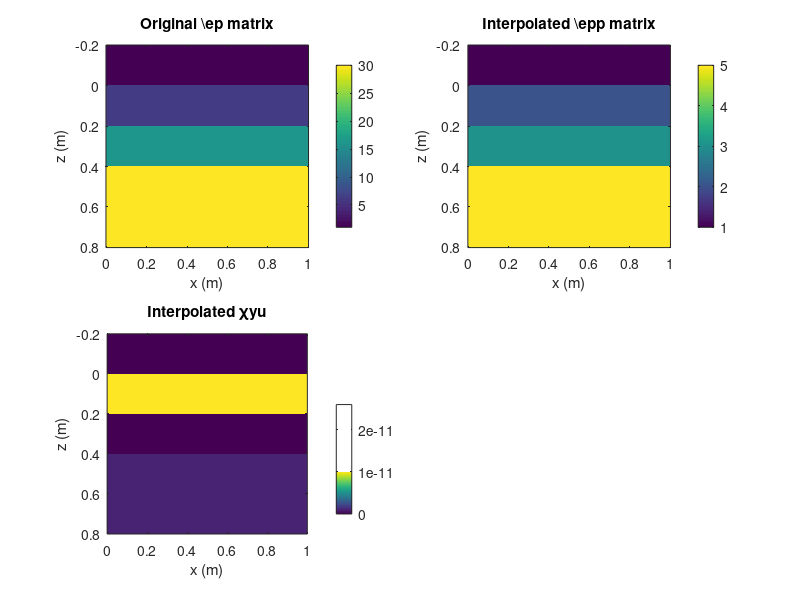

Source code (MATLAB): (Note: this script raises an error after producing the figure.)
clc;
clear all;
close all;
dx=0.0025;
dz=0.0025;
x=0:dx:1;
z=-0.2:dx:0.8;
z1=-0.2:dz:0;
z2=-0.2:dz:0.2;
z3=-0.2:dz:0.4;
nx=length(x);
nz=length(z);
z1nz=length(z1);
z2nz=length(z2);
z3nz=length(z3);

epp(1:nx,1:nz)=1;
ep(1:nx,1:nz)=1;
mu(1:nx,1:nz)=1;
chiyu(1:nx,1:nz)=0;
sig(1:nx,1:nz)=0;

epp(1:nx,z1nz:nz)=2;
ep(1:nx,z1nz:nz)=6;
mu(1:nx,z1nz:nz)=1;
chiyu(1:nx,z1nz:nz)=1e-11;
sig(1:nx,z1nz:nz)=0.02;

epp(1:nx,z2nz:nz)=3;
ep(1:nx,z2nz:nz)=16;
mu(1:nx,z2nz:nz)=1;
chiyu(1:nx,z2nz:nz)=1e-13;
sig(1:nx,z2nz:nz)=0.002;


epp(1:nx,z3nz:nz)=5;
ep(1:nx,z3nz:nz)=30;
mu(1:nx,z3nz:nz)=1;
chiyu(1:nx,z3nz:nz)=1e-12;
sig(1:nx,z3nz:nz)=0.003;

figure; 
subplot(2,2,1);
imagesc(x,z,ep'); axis image; colorbar
xlabel('x (m)'); ylabel('z (m)');
title('Original \ep matrix');
subplot(2,2,2)
imagesc(x,z,epp'); axis image; colorbar
xlabel('x (m)'); ylabel('z (m)');
title('Interpolated \epp matrix');
subplot(2,2,3)
imagesc(x,z,chiyu'); axis image; colorbar
xlabel('x (m)'); ylabel('z (m)');
title('Interpolated \chiyu');
% load zuizhonglunwen;
% set dx and dz here (m) using the above results as a guide


disp(['Using dx = ',num2str(dx),' m, dz = ',num2str(dz),' m']);
dt =5e-12;
disp(['Using dt = ',num2str(dt/1e-9),' ns']);
disp(' ');

% create time vector (s) and corresponding source pulse
% (using the proper values of dt and tmax this time)
t=0:dt:12e-9;                                   
srcpulse = ricker(dt,1000e6,12e-9);
 srcx=0.5; 
 srcz=0*ones(size(srcx));
recx =srcx+0.02;
recz =srcz;
srcloc = [srcx srcz];
recloc = [recx recz];

% set some output and plotting parameters
outstep = 1;
 plotopt = [1 250 0.002];

% pause
disp('Press any key to begin simulation...');
disp(' ');
pause;
close all

% run the simulation
tic;
xprop=x;
zprop=z;

% determine true permittivity and permeability matrices from supplied relative ones
ep0 = 8.8541878176e-12;% dielectric permittivity of free space
mu0 = 1.2566370614e-6;% magnetic permeability of free space
ep=ep*ep0;
epp=epp*ep0;
mu = mu*mu0;% true permeability matrix
% determine number of field nodes and discretization interval
          % maximum number of field nodes in the x-direction
%  % maximum number of field nodes in the x-direction
nx = length(xprop);
nz = length(zprop) ;         % maximum number of field nodes in the z-direction

dx = (xprop(2)-xprop(1));        % electric and magnetic field spatial discretization in x (m)
dz = (zprop(2)-zprop(1));         % electric and magnetic field spatial discretization in z (m)

% x and z position vectors corresponding to Hx, Hz, and Ey field matrices
% (these field matrices are staggered in both space and time, and thus have different coordinates)
xHx = xprop(1):dx:xprop(end);
zHx = zprop(1):dz:zprop(end);
xHz = xprop(1):dx:xprop(end);
zHz = zprop(1):dz:zprop(end);
xEy = xHx;
zEy = zHz;

% determine source and receiver (i,j) indices in Ey field matrix,
% and true coordinates of sources and receivers in numerical model (after discretization)
nsrc = size(srcloc,1);                        % number of sources
nrec = size(recloc,1);                          % number of receivers
for s=1:nsrc                                  
    [temp,srci(s)] = min(abs(xEy-srcloc(s,1))); % source x index in Ey field matrix
    [temp,srcj(s)] = min(abs(zEy-srcloc(s,2))); % source z index in Ey field matrix
    srcx(s) = xEy(srci(s));                     % true source x location
    srcz(s) = zEy(srcj(s));                     % true source z location
end
for r=1:nrec;                                   
    [temp,reci(r)] = min(abs(xEy-recloc(r,1))); % receiver x index in Ey field matrix
    [temp,recj(r)] = min(abs(zEy-recloc(r,2))); % receiver z index in Ey field matrix
    recx(r) = xEy(reci(r));                    % true receiver x location
    recz(r) = zEy(recj(r));                  % true receiver z location
end

% determine time stepping parameters from supplied time vector
dt = t(2)-t(1) ;                                % temporal discretization
numit = length(t);                              % number of iterations

c = 2.996e8;
m = 1:nx;
n = 1:nz;

	 vp=zeros(nx,nz);
     s=zeros(nx,nz);
     t1=zeros(nx,nz);
     t2=zeros(nx,nz);
     t3=zeros(nx,nz);
     t21=zeros(nx,nz);
     t22=zeros(nx,nz);
     t23=zeros(nx,nz);
     t24=zeros(nx,nz);
     t25=zeros(nx,nz);
  
vp(m,n) = c ./ (sqrt(ep(m,n)./ep0)); 

	  s(m,n)=vp(m,n).*dt/dx;  
      t1(m,n)=(s(m,n)-1).*(s(m,n)-2)./2;
      t2(m,n)=(-s(m,n)).*(s(m,n)-2);
      t3(m,n)=(s(m,n)-1).*s(m,n)./2 ;
      t21(m,n)=t1(m,n).*t1(m,n);
      t22(m,n)=2.*t1(m,n).*t2(m,n);
      t23(m,n)=2.*t1(m,n).*t3(m,n)+t2(m,n).*t2(m,n);
      t24(m,n)=2.*t2(m,n).*t3(m,n);
      t25(m,n)=t3(m,n).*t3(m,n) ;

% determine FDTD update coefficients
	 
     
     cp=zeros(nx,nz);%CP(m)
     cq=zeros(nx,nz);%CQ(m)
     cp(m,n)=1;
     cq(m,n)= dt./ (mu(m,n).*dx) ;

  c1=zeros(nx,nz);
  c2=zeros(nx,nz);
  c3=zeros(nx,nz);
  c4=zeros(nx,nz);
  c5=zeros(nx,nz);
  c6=zeros(nx,nz);
  c1(m,n)=sig(m,n)*0.5+(sig(m,n).*chiyu(m,n)+ep(m,n))./dt+epp(m,n).*chiyu(m,n)./(dt*dt);
  c2(m,n)=sig(m,n)*0.5-(sig(m,n).*chiyu(m,n)+ep(m,n))./dt-2*epp(m,n).*chiyu(m,n)./(dt*dt);
 
% c1(m,n)=(ep0.*ep(m,n))./dt+ep0.*epp(m,n).*chiyu(m,n)./(dt*dt);
% c2(m,n)=-(ep0.*ep(m,n))./dt-2*ep0.*epp(m,n).*chiyu(m,n)./(dt*dt);
  c3(m,n)=epp(m,n).*chiyu(m,n)./(dt*dt);
  c4(m,n)=chiyu(m,n)/(dt*dt)+(1/dt);
  c5(m,n)=-2*chiyu(m,n)/(dt*dt)-(1/dt);
  c6(m,n)=chiyu(m,n)/(dt*dt);

disp('Beginning FDTD simulation...')


% initialize gather matrix where data will be stored
gather = zeros(fix((numit-1)/outstep)+1,nrec,nsrc);

% loop over number of sources
for s=1:nsrc;

    % zero all field matrices
      Ey = zeros(nx,nz);          % Ey component of electric field
      Ey1 = zeros(nx,nz);          % Ey component of electric field
      Ey2 = zeros(nx,nz);          % Ey component of electric field
      Dy = zeros(nx,nz); 
     
      Dy_old=zeros(nx,nz);
      Dy_old_old=zeros(nx,nz);
      Hx = zeros(nx,nz);            % Hx component of magnetic field
      Hy = zeros(nx,nz); 
    % Hz component of magnetic field
 
    % time stepping loop
    for it=1:numit; 
     i = 1:nx-1;  j = 1:nz-1;                % indices for all components in Hx matrix to update
                   
        Hy(i,j) = Hy(i,j)+(dt./mu(i,j)).*Ey(i,j);  
%      Hx(i,j) =cp(i,j).*Hx(i,j) - cq(i,j).*(Ey(i,j+1)-Ey(i,j));       
%        Hy(i,j) = cp(i,j).*Hy(i,j) + cq(i,j).*(Ey(i+1,j)-Ey(i,j));
%            
        
        i = 2:nx-1;  j = 2:nz-1; % indices for all components in Ey matrix to update update to be applied to the whole Ey grid
         Dy_old_old(1:end,1:end)=Dy_old(1:end,1:end); 
         Dy_old(1:end,1:end)=Dy(1:end,1:end); 
     
%          Dy(i,j) = Dy_old(i,j)+(dt/dx)*((Hy(i,j)-Hy(i-1,j))-(Hx(i,j)-Hx(i,j-1)));
           Dy(i,j) = Dy_old(i,j)-(dt./(dx*dx)).*(Hy(i+1,j)+Hy(i-1,j)-4*Hy(i,j)+Hy(i,j-1)+Hy(i,j+1)); 
            
         
% Ey(i,j)=CU(i,j)*Ey(i,j)+CV(i,j)*Dy(i,j)-CW(i,j)*Dy_old(i,j)
% Ey(i,j)=(1./c1(i,j)).*(-c2(i,j).*Ey1(i,j)-c3(i,j).*Ey2(i,j)+c4(i,j).*Dy(i,j)+c5(i,j).*Dy_old(i,j)+c6(i,j).*Dy_old_old(i,j));
  Ey(i,j)=(1./c1(i,j)).*(-c2(i,j).*Ey1(i,j)-c3(i,j).*Ey2(i,j)-(c4(i,j).*Dy(i,j)+c5(i,j).*Dy_old(i,j)+c6(i,j).*Dy_old_old(i,j)));    
   
        x = srci(s);
        y = srcj(s);
        Ey(x,y) = Ey(x,y) + srcpulse(it); 

   % update to be applied only to the MUr region
        
    
     Ey(1,j)=2*(t1(1,j).*Ey1(1,j) + t2(1,j).*Ey1(2,j) + t3(1,j).*Ey1(3,j))- ...
     (t21(1,j).*Ey2(1,j) + t22(1,j).*Ey2(2,j) + t23(1,j).*Ey2(3,j) + t24(1,j).* ...
     Ey2(4,j) + t25(1,j).*Ey2(5,j));
       
%right
     
        Ey(nx,j)=2.*(t1(nx,j).*Ey1(nx,j) + t2(nx,j).*Ey1(nx-1,j) + t3(nx,j).* ...
     Ey1(nx-2,j)) - (t21(nx,j).*Ey2(nx,j) + t22(nx,j).*Ey2(nx-1,j) + t23(nx,j).* ...
     Ey2(nx-2,j) + t24(nx,j).*Ey2(nx-3,j) + t25(nx,j).*Ey2(nx-4,j));

 
    
%!bottom
        
        Ey(i,1)=2.*(t1(i,1).*Ey1(i,1) + t2(i,1).*Ey1(i,2) + t3(i,1).*Ey1(i,3))- ...
     (t21(i,1).*Ey2(i,1) + t22(i,1).*Ey2(i,2) + t23(i,1).*Ey2(i,3) + t24(i,1).* ...
     Ey2(i,4) + t25(i,1).*Ey2(i,5));
   
%!top
    
       Ey(i,nz)=2.*(t1(i,nz).*Ey1(i,nz) + t2(i,nz).*Ey1(i,nz-1) + t3(i,nz).* ...
     Ey1(i,nz-2))-(t21(i,nz).*Ey2(i,nz) + t22(i,nz).*Ey2(i,nz-1) + t23(i,nz).* ...
     Ey2(i,nz-2) + t24(i,nz).*Ey2(i,nz-3) + t25(i,nz).*Ey2(i,nz-4));
  
%!corner

       Ey(1,1)=2*(t1(1,1)*Ey1(1,1)+t2(1,1)*Ey1(2,2)+t3(1,1)*Ey1(3,3))- ...
     (t21(1,1)*Ey2(1,1)+t22(1,1)*Ey2(2,2)+t23(1,1)*Ey2(3,3)+t24(1,1) ...
     *Ey2(4,4)+t25(1,1)*Ey2(5,5));


       Ey(1,nz)=2*(t1(1,nz)*Ey1(1,nz)+t2(1,nz)*Ey1(2,nz-1)+t3(1,nz)* ...
     Ey1(3,nz-2))-(t21(1,nz)*Ey2(1,nz)+t22(1,nz)*Ey2(2,nz-1)+t23(1,nz) ...
     *Ey2(3,nz-2)+t24(1,nz)*Ey2(4,nz-3)+t25(1,nz)*Ey2(5,nz-4));

       Ey(nx,1)=2*(t1(nx,1)*Ey1(nx,1)+t2(nx,1)*Ey1(nx-1,2)+t3(nx,1)* ...
     Ey1(nx-2,3))-(t21(nx,1)*Ey2(nx,1)+t22(nx,1)*Ey2(nx-1,2)+t23(nx,1) ...
     *Ey2(nx-2,3)+t24(nx,1)*Ey2(nx-3,4)+t25(nx,1)*Ey2(nx-4,5));



     Ey(nx,nz)=2*(t1(nx,nz)*Ey1(nx,nz)+t2(nx,nz)*Ey1(nx-1,nz-1)+ ...
     t3(nx,nz)*Ey1(nx-2,nz-2))-(t21(nx,nz)*Ey2(nx,nz)+t22(nx,nz)* ...
     Ey2(nx-1,nz-1)+t23(nx,nz)*Ey2(nx-2,nz-2)+t24(nx,nz)*Ey2(nx-3,nz-3) ...
     +t25(nx,nz)*Ey2(nx-4,nz-4));	 
	 
	 Ey2(1:end,1:end)=Ey1(1:end,1:end) ;
     Ey1(1:end,1:end)=Ey(1:end,1:end)  ;
  
        % record the results in gather matrix if necessary
        if mod(it-1,outstep)==0
            tout((it-1)/outstep+1) = t(it);
            for r=1:nrec
                gather((it-1)/outstep+1,r,s) = Ey(reci(r),recj(r));
            end
        end
  
    end
end

xlabel('Position (m)');
ylabel('Time (ns)');
set(get(gca,'XLabel'),'FontSize',15);
set(get(gca,'YLabel'),'FontSize',15);
set(gca,'linewidth',1.5);
set(gca,'FontSize',15);
fid=fopen('outfile.txt','w');
fprintf(fid,'%g\n',tout*1e9,co_data)
fclose(fid)